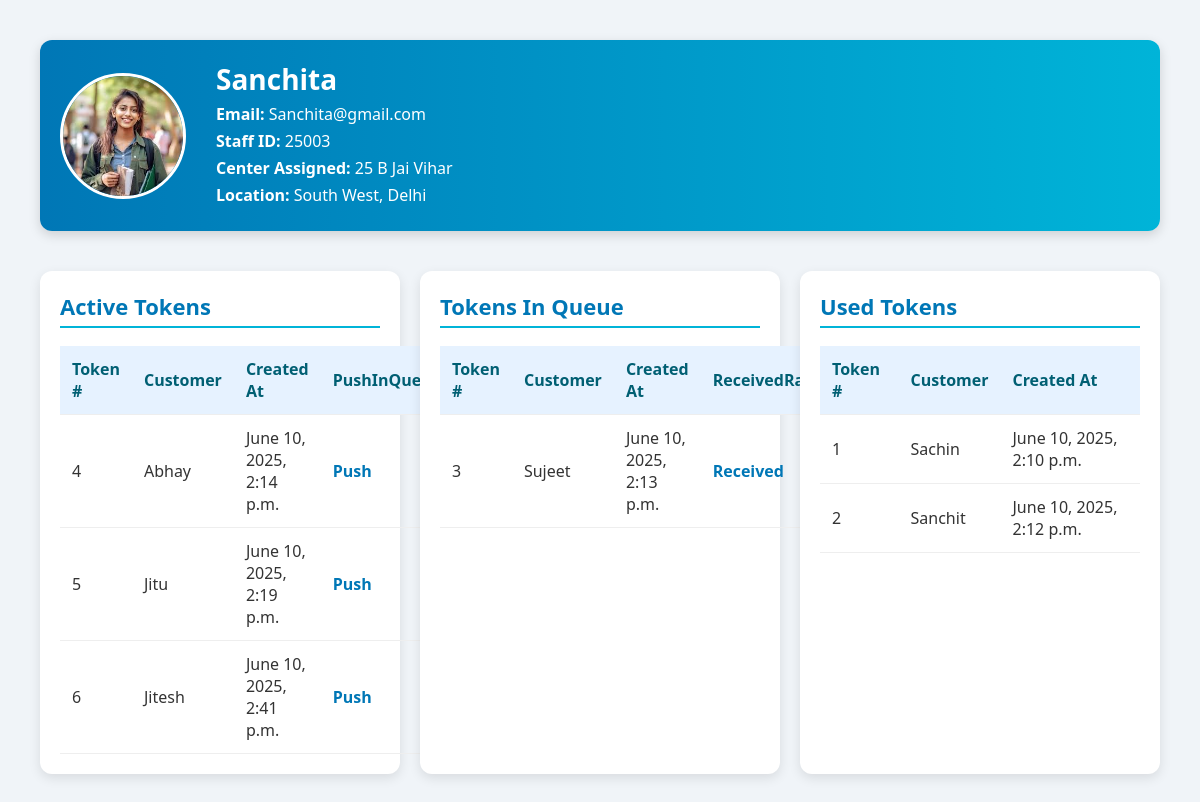
Screenshot of /showStaffDashboard2/12 (signed in) with the database file from the repository.
### Customer/models.py (models this page shows, shortened)
class StaffProfile(models.Model):
    user = models.OneToOneField(CustomUser, on_delete=models.CASCADE)
    staff_id = models.CharField(max_length=20, unique=True)
    center_assigned = models.CharField(max_length=100)
    district = models.CharField(max_length=100)
    state = models.CharField(max_length=100)
    image = models.ImageField(upload_to=upload_to_staff, blank=True, null=True)
    noOfTokenBooked=models.IntegerField(default=0)
    tokenUsed=models.BooleanField(default=False)

class CustomUser(AbstractUser):
    ROLE_CHOICES = (
        ('customer', 'Customer'),
        ('staff', 'Staff'),
    )
    role = models.CharField(max_length=10, choices=ROLE_CHOICES)

class Token(models.Model):
    customer = models.ForeignKey(CustomUser, on_delete=models.CASCADE, related_name='customer_tokens')
    staff = models.ForeignKey(CustomUser, on_delete=models.CASCADE, related_name='staff_tokens')
    token_number = models.PositiveIntegerField()
    is_active = models.BooleanField(default=True)
    in_queue=models.BooleanField(default=False)
    is_used=models.BooleanField(default=False)
    created_at = models.DateTimeField(default=timezone.now)

### Customer/views.py (the view)
# urls.py: path('showStaffDashboard2/<int:token_id>',views.haveTakenRation,name='showStaffDashboard2'),
@login_required
def haveTakenRation(request,token_id):
    token=Token.objects.get(id=token_id)
    token.is_used=True
    token.save()
    user_staff=token.staff
    staff_profile=get_object_or_404(StaffProfile, user=user_staff)
    tokenActive = Token.objects.filter(is_active=True, staff=user_staff, is_used=False, in_queue=False)
    tokenInQueue = Token.objects.filter(is_active=True, staff=user_staff, is_used=False, in_queue=True)
    tokenUsed = Token.objects.filter(is_active=True, staff=user_staff, is_used=True)
    return render(request, 'Customer/showStaffDashboard2.html', {
        'staff': user_staff,
        'staff_profile': staff_profile,
        'tokenActive': tokenActive,
        'tokenInQueue': tokenInQueue,
        'tokenUsed': tokenUsed,
    })

### Customer/templates/Customer/showStaffDashboard2.html (shortened to what this page needs)
<!DOCTYPE html>
<html>
<head>
</head>
<body>
    <div class="profile-header">
        <img src="{{ staff_profile.image.url }}" alt="Staff Image">
        <div>
            <h1>{{ staff.username }}</h1>
            <p><strong>Email:</strong> {{ staff.email }}</p>
            <p><strong>Staff ID:</strong> {{ staff_profile.staff_id }}</p>
            <p><strong>Center Assigned:</strong> {{ staff_profile.center_assigned }}</p>
            <p><strong>Location:</strong> {{ staff_profile.district }}, {{ staff_profile.state }}</p>
        </div>
    </div>
    <div class="token-sections">
        <div class="token-box">
            <h2>Active Tokens</h2>
            {% if tokenActive %}
                <table>
                    <tr>
                        <th>Token #</th>
                        <th>Customer</th>
                        <th>Created At</th>
                        <th>PushInQueue</th>
                    </tr>
                    {% for token in tokenActive %}
                    <tr class="hoverable-row">
                        <td>{{ token.token_number }}</td>
                        <td>{{ token.customer.username }}</td>
                        <td>{{ token.created_at }}</td>
                        <td class="hoverable-row">
                            <a href="{% url 'showStaffDashboard1' token.id %}">Push</a>
                        </td>
                    </tr>
                    {% endfor %}
                </table>
            {% else %}
                <p class="no-data">No active tokens.</p>
            {% endif %}
        </div>
        <div class="token-box">
            <h2>Tokens In Queue</h2>
            {% if tokenInQueue %}
                <table>
                    <tr>
                        <th>Token #</th>
                        <th>Customer</th>
                        <th>Created At</th>
                        <th>ReceivedRation</th>
                    </tr>
                    {% for token in tokenInQueue %}
                    <tr class="hoverable-row">
                        <td>{{ token.token_number }}</td>
                        <td>{{ token.customer.username }}</td>
                        <td>{{ token.created_at }}</td>
                        <td class="hoverable-row">
                            <a href="{% url 'showStaffDashboard2' token.id %}">Received</a>
                        </td>
                    </tr>
                    {% endfor %}
                </table>
            {% else %}
                <p class="no-data">No tokens in queue.</p>
            {% endif %}
        </div>
        <div class="token-box">
            <h2>Used Tokens</h2>
            {% if tokenUsed %}
                <table>
                    <tr>
                        <th>Token #</th>
                        <th>Customer</th>
                        <th>Created At</th>
                    </tr>
                    {% for token in tokenUsed %}
                    <tr class="hoverable-row">
                        <td>{{ token.token_number }}</td>
                        <td>{{ token.customer.username }}</td>
                        <td>{{ token.created_at }}</td>
                    </tr>
                    {% endfor %}
                </table>
            {% else %}
                <p class="no-data">No used tokens.</p>
            {% endif %}
        </div>
    </div>
</body>
</html>

### Customer/templates/Customer/showStaffDashboard2.html (style rules this page uses)
body { font-family: 'Segoe UI', Tahoma, Geneva, Verdana, sans-serif; margin: 40px; background-color: #f0f4f8; color: #333; }
.profile-header { display: flex; align-items: center; margin-bottom: 40px; background: linear-gradient(to right, #0077b6, #00b4d8); padding: 20px; border-radius: 12px; box-shadow: 0 4px 12px rgba(0, 0, 0, 0.15); color: white; }
.profile-header img { width: 120px; height: 120px; border-radius: 50%; object-fit: cover; margin-right: 30px; border: 3px solid white; }
.profile-header div h1 { margin: 0; font-size: 28px; }
.profile-header div p { margin: 5px 0; font-size: 16px; }
.token-sections { display: flex; flex-wrap: wrap; gap: 20px; }
.token-box { flex: 1; background-color: #ffffff; border-radius: 12px; padding: 20px; box-shadow: 0 4px 12px rgba(0, 0, 0, 0.1); min-width: 300px; }
.token-box h2 { margin-top: 0; color: #0077b6; font-size: 22px; border-bottom: 2px solid #00b4d8; padding-bottom: 5px; }
table { width: 100%; border-collapse: collapse; margin-top: 15px; }
th, td { padding: 12px; border-bottom: 1px solid #eee; text-align: left; }
th { background-color: #e6f2ff; color: #005f73; }
.hoverable-row { transition: transform 0.2s ease, box-shadow 0.2s ease; cursor: pointer; }
a { text-decoration: none; color: #0077b6; font-weight: bold; }

### rows the page displays
StaffProfile: image (picture), staff_id "25003", center_assigned "25 B Jai Vihar", district "South West", state "Delhi"
CustomUser: username "Sanchita", email "Sanchita@gmail.com"
Token: token_number "4", customer.username "Abhay", created_at "June 10, 2025, 2:14 p.m."
Token: token_number "5", customer.username "Jitu", created_at "June 10, 2025, 2:19 p.m."
Token: token_number "6", customer.username "Jitesh", created_at "June 10, 2025, 2:41 p.m."
Token: token_number "3", customer.username "Sujeet", created_at "June 10, 2025, 2:13 p.m."
Token: token_number "1", customer.username "Sachin", created_at "June 10, 2025, 2:10 p.m."
Token: token_number "2", customer.username "Sanchit", created_at "June 10, 2025, 2:12 p.m."
